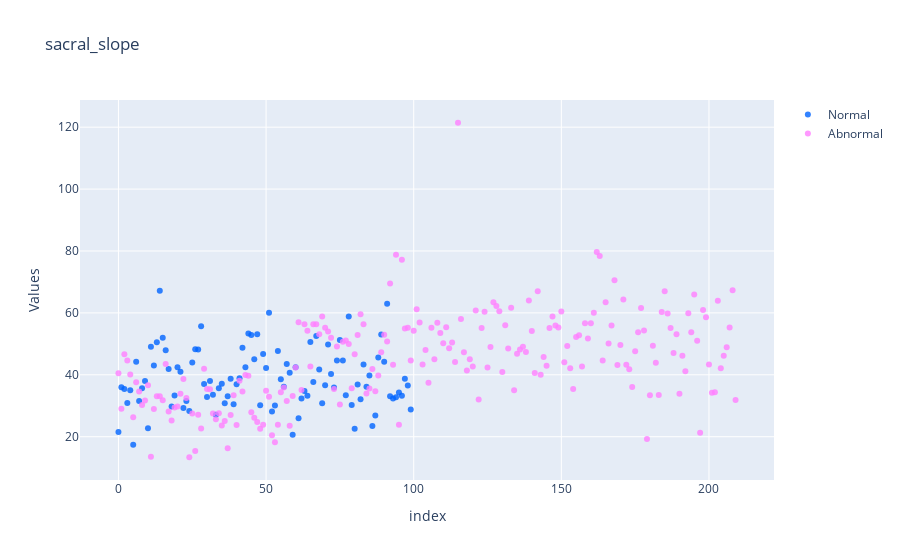

The code cell stored with this chart in its notebook:
### Code cell
# plotly library
#import plotly.plotly as py
from plotly.offline import init_notebook_mode, iplot
init_notebook_mode(connected=True)
#import graph objects as "go"
from chart_studio import plotly as py
import plotly.graph_objs as go

# creating trace1
trace1 =go.Scatter(
                    x = np.arange(0,310),
                    y = data[data['class']=='Normal'].sacral_slope,
                    mode = "markers",
                    name = "Normal",
                    marker = dict(color = 'rgba(0, 100, 255, 0.8)'),
                    text= data['class'])
# creating trace2
trace2 =go.Scatter(
                    x = np.arange(0,310),
                    y = data[data['class']=='Abnormal'].sacral_slope,
                    mode = "markers",
                    name = "Abnormal",
                    marker = dict(color = 'rgba(255, 128, 255, 0.8)'),
                    text= data['class'])

df = [trace1, trace2]
layout = dict(title = 'sacral_slope',
              xaxis= dict(title= 'index',ticklen= 5,zeroline= False),
              yaxis= dict(title= 'Values',ticklen= 5,zeroline= False)
             )
fig = dict(data = df, layout = layout)
iplot(fig)

### Figure 1 — Plotly figure (JSON) as saved in the notebook; plotly's stock layout.template omitted (floating-point values rounded to 4 significant figures; data arrays with more than 128 entries replaced by an {"elided": "..."} marker saying what was removed)
{"data": [{"marker": {"color": "rgba(0, 100, 255, 0.8)"}, "mode": "markers", "name": "Normal", "text": {"elided": "310 str values"}, "x": {"elided": "310 int values"}, "y": [21.54, 35.95, 35.42, 30.87, 35.04, 17.39, 44.24, 31.57, 35.66, 37.98, 22.7, 49.09, 43.0, 50.5, 67.2, 52.0, 47.9, 41.86, 29.74, 33.34, 42.47, 40.97, 29.3, 31.53, 28.35, 43.96, 48.22, 48.18, 55.71, 37.0, 32.81, 38.01, 33.55, 27.14, 35.69, 37.12, 30.78, 33.09, 38.75, 30.52, 36.97, 38.91, 48.76, 42.45, 53.38, 52.88, 45.0, 53.13, 30.15, 46.68, 42.21, 60.05, 28.14, 30.11, 47.68, 38.58, 36.16, 43.45, 40.66, 20.66, 42.44, 25.97, 32.35, 34.77, 33.22, 50.57, 37.69, 52.55, 41.74, 30.78, 36.66, 49.76, 40.24, 35.88, 44.6, 51.25, 44.62, 33.37, 58.84, 30.26, 22.54, 36.87, 32.12, 43.32, 36.17, 39.81, 23.45, 26.82, 45.61, 53.01, 44.22, 62.94, 33.11, 32.32, 32.77, 34.29, 33.22, 38.75, 36.56, 28.77], "type": "scatter"}, {"marker": {"color": "rgba(255, 128, 255, 0.8)"}, "mode": "markers", "name": "Abnormal", "text": {"elided": "310 str values"}, "x": {"elided": "310 int values"}, "y": {"elided": "210 float values"}, "type": "scatter"}], "layout": {"title": {"text": "sacral_slope"}, "xaxis": {"ticklen": 5, "title": {"text": "index"}, "zeroline": false}, "yaxis": {"ticklen": 5, "title": {"text": "Values"}, "zeroline": false}}}
